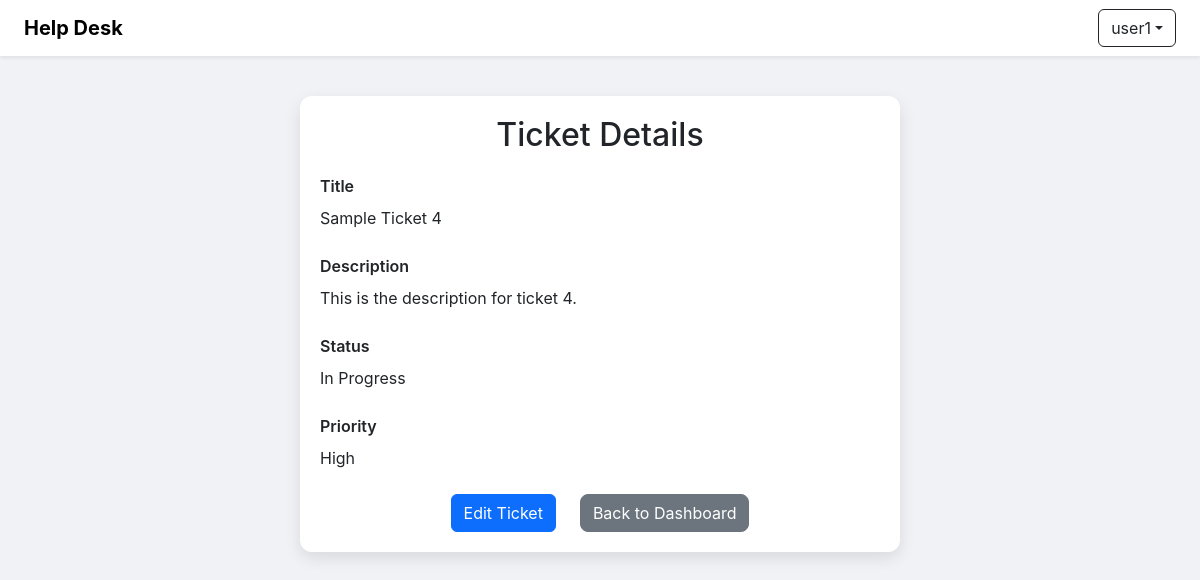
The page /view_ticket/4 (signed in) on the database its author committed.
### models.py (models this page shows)
class User(db.Model, UserMixin):
    id = db.Column(db.Integer, primary_key=True)
    username = db.Column(db.String(20), nullable=False, unique=True)
    password = db.Column(db.String(80), nullable=False)
    role = db.Column(db.String(20), default='user')
    is_deleted = db.Column(db.Boolean, default=False)
    def is_admin(self):
        return self.role == 'admin'

class Ticket(db.Model):
    id = db.Column(db.Integer, primary_key=True)
    title = db.Column(db.String(200), nullable=False)
    description = db.Column(db.Text, nullable=False)
    priority = db.Column(db.String(20), default="Medium")
    status = db.Column(db.String(20), default="Open")
    user_id = db.Column(db.Integer, db.ForeignKey('user.id'), nullable=False)
    user = db.relationship('User', backref='tickets')
    created_at = db.Column(db.DateTime, default=db.func.current_timestamp())
    is_deleted = db.Column(db.Boolean, default=False)

### app.py (the view)
@app.route('/view_ticket/<int:ticket_id>')
@login_required
def view_ticket(ticket_id):
    ticket = Ticket.query.get_or_404(ticket_id)
    if not (current_user.is_admin() or ticket.user_id == current_user.id):
        flash('Unauthorised access.', 'danger')
        return redirect(url_for('dashboard'))
    return render_template('view_ticket.html', ticket=ticket)

### app.py (called while the page is built)
@login_manager.user_loader
def load_user(user_id):
    return User.query.get(int(user_id))

### templates/view_ticket.html (shortened to what this page needs)
<!DOCTYPE html>
<html lang="en">
<head>
    <link rel="stylesheet" href="https://cdn.jsdelivr.net/npm/bootstrap@5.3.0/dist/css/bootstrap.min.css">
</head>
<body>
    {% include "navbar.html" %}
    <div class="container">
        <h2>Ticket Details</h2>
        <div class="ticket-detail">
            <div class="label-title">Title</div>
            <div>{{ ticket.title }}</div>
        </div>
        <div class="ticket-detail">
            <div class="label-title">Description</div>
            <div style="white-space: pre-line;">{{ ticket.description }}</div>
        </div>
        <div class="ticket-detail">
            <div class="label-title">Status</div>
            <div>{{ ticket.status }}</div>
        </div>
        <div class="ticket-detail">
            <div class="label-title">Priority</div>
            <div>{{ ticket.priority }}</div>
        </div>
        <div class="d-flex gap-4 justify-content-center">
            <a href="{{ url_for('edit_ticket', ticket_id=ticket.id) }}" class="btn btn-primary">Edit Ticket</a>
            <a href="{{ url_for('dashboard') }}" class="btn btn-secondary">Back to Dashboard</a>
        </div>
    </div>
</body>
</html>

### templates/navbar.html (shortened to what this page needs)
<nav class="navbar navbar-expand-lg navbar-light bg-white shadow-sm">
  <div class="container-fluid px-4">
    <a class="navbar-brand fw-bold" href="{{ url_for('dashboard') }}">Help Desk</a>
    <div class="d-flex align-items-center">
      {% if current_user.is_authenticated %}
      <div class="dropdown">
        <button class="btn btn-outline-dark dropdown-toggle d-flex align-items-center" type="button" id="userMenu" data-bs-toggle="dropdown" aria-expanded="false">
          {{ current_user.username }}
        </button>
      </div>
      {% endif %}
    </div>
  </div>
</nav>

### templates/view_ticket.html (style rules this page uses)
body { background-color: #f0f2f5; font-family: 'Inter', sans-serif; }
.container { max-width: 600px; background: #ffffff; padding: 20px; border-radius: 12px; box-shadow: 0px 6px 16px rgba(0, 0, 0, 0.1); margin-top: 40px; }
h2 { text-align: center; margin-bottom: 20px; }
.label-title { font-weight: 600; margin-bottom: 0.5rem; }
.ticket-detail { margin-bottom: 1.5rem; }
.btn-secondary { border-radius: 8px; }

### rows shown on the page
User: username "user1"
Ticket: title "Sample Ticket 4", description "This is the description for ticket 4.", status "In Progress", priority "High"
